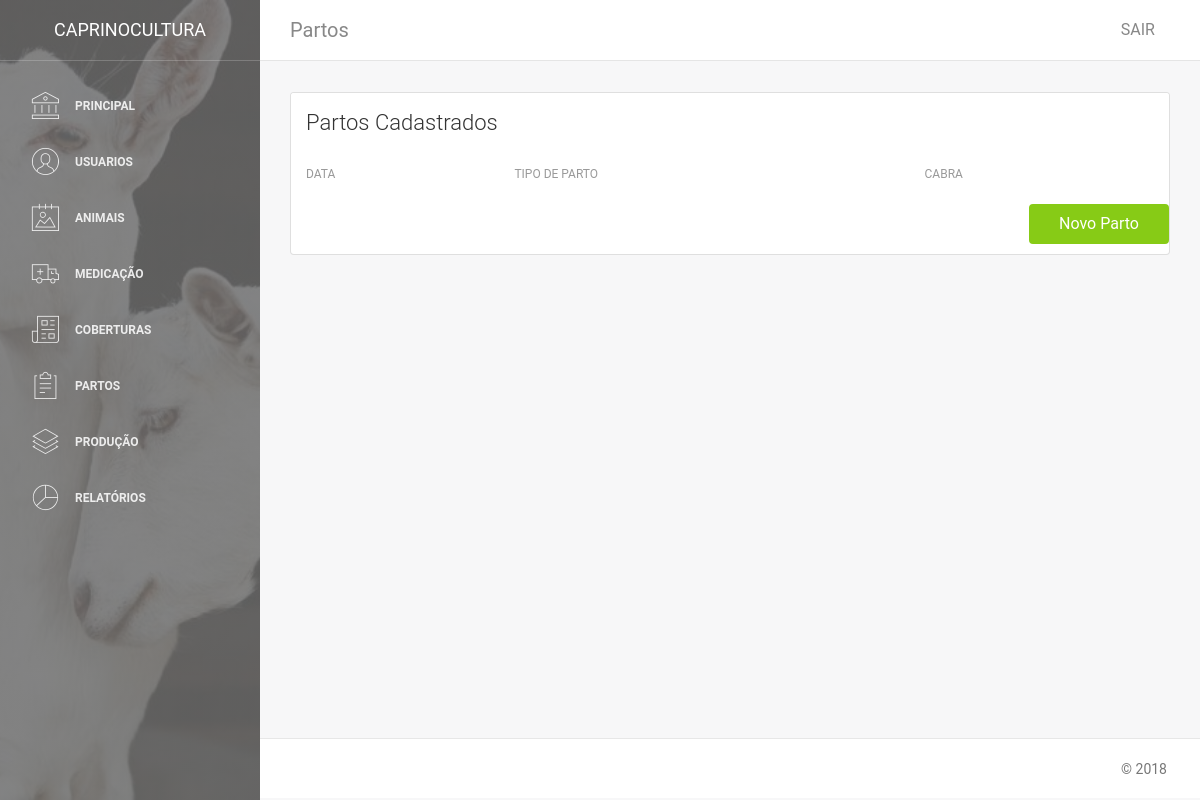
The page /animais/mostra_partos/35 (signed in) on the database as committed earlier.
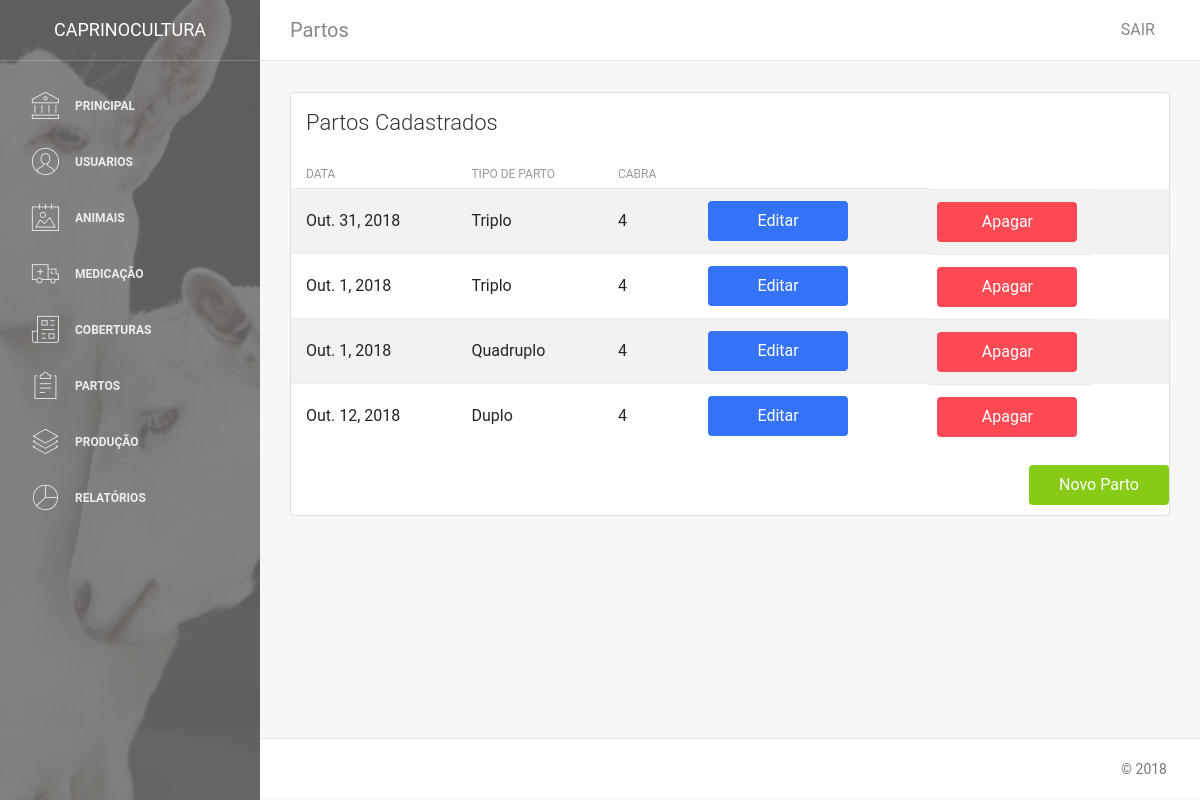
The same page on the database as committed later.
### caprino/animais/models.py (models this page shows)
class Parto(models.Model):
    data_parto = models.DateField(verbose_name='Data')
    parto = models.ForeignKey(TipoParto, verbose_name="Tipo Parto", related_name="Parto", on_delete=models.SET_NULL, null=True)
    vivos_parto = models.IntegerField(verbose_name='Vivos', blank=True, null=True)
    observacao_parto = models.TextField(verbose_name='Observação', blank=True)
    id_cobertura = models.ForeignKey(Cobertura, verbose_name="Cobertura", on_delete=models.SET_NULL, null=True)
    id_cabra = models.ForeignKey(Animal, verbose_name="Animal", on_delete=models.SET_NULL, null=True)
    class Meta:
        verbose_name = 'Parto'

### caprino/animais/views.py (the view)
# urls.py: path('mostra_partos/<int:pk>', views.MostraParto, name='Mostra_Parto'),
@login_required
def MostraParto(request, pk):
    parto = Parto.objects.raw("select * from animais_parto"+
                                " inner join animais_animal on animais_parto.id_cabra_id = animais_animal.id"+
                                " inner join animais_tipoparto on animais_tipoparto.id = animais_parto.parto_id"+
                                " where animais_parto.id_cobertura_id="+str(pk)+
                                " order by animais_parto.id desc;")
    paginator = Paginator(parto, 30)
    page = request.GET.get('page')
    try:
        parto = paginator.page(page)
    except PageNotAnInteger:
        parto = paginator.page(1)
    except EmptyPage:
        parto = paginator.page(paginator.num_pages)
    return render(request, 'parto/mostraParto.html', {'parto': parto, 'id_cobertura': pk})

### templates/parto/mostraParto.html (shortened to what this page needs)
{% extends 'base.html' %}
{% block conteudo %}
<nav class="navbar navbar-expand-lg " color-on-scroll="500">
    <div class=" container-fluid  ">
        <a class="navbar-brand" href="#pablo">Partos </a>
        <div class="collapse navbar-collapse justify-content-end" id="navigation">
            <ul class="nav navbar-nav mr-auto">
                <li class="nav-item">
                    <a href="#" class="nav-link" data-toggle="dropdown">
                    </a>
                </li>
            </ul>
            <ul class="navbar-nav ml-auto">
                <li class="nav-item">
                    <a class="nav-link" href="{% url 'caprino.contas:Sair' %}">
                        <span class="no-icon">SAIR</span>
                    </a>
                </li>
            </ul>
        </div>
    </div>
</nav>
<div class="content">
    <div class="container-fluid">
        <div class="row">
            <div class="col-md-12">
            </div>
        </div>
    </div>
    <div class="container-fluid">
        <div class="row">
            <div class="col-md-12">
                <div class="card strpied-tabled-with-hover">
                    <div class="card-header ">
                        <h4 class="card-title">Partos Cadastrados</h4>
                    </div>
                    <div class="card-body table-full-width table-responsive">
                        <table class="table table-hover table-striped">
                            <thead>
                                <tr>
                                    <th>Data</th>
                                    <th>Tipo de Parto</th>
                                    <th>Cabra</th>
                                </tr>
                            </thead>
                            <tbody>
                                {% for p in parto %}
                                <tr>
                                    <td>{{ p.data_parto }}</td>
                                    <td>{{ p.tipo_parto }}</td>
                                    <td>{{ p.brincos_animal }}</td>
                                    <td><a class="btn btn-primary btn-fill btn-wd" href="{% url 'caprino.animais:Atualiza_Parto' id_parto=p.id id_cob=id_cobertura %}" title="Editar">Editar</a></td>
                                    <td><a class="btn btn-danger btn-fill btn-wd" href="{% url 'caprino.animais:Delete_Parto' p.id %}" title="Apagar">Apagar</a></td>
                                </tr>
                                {% endfor %}
                            </tbody>
                        </table>
                        <a style="float:right;" class="btn btn-success btn-fill btn-wd" href="{% url 'caprino.animais:Novo_Parto' id_cobertura %}" role="button">Novo Parto</a>
                    </div>
                </div>
            </div>
        </div>
    </div>
</div>
{% endblock %}

### templates/base.html (shortened to what this page needs)
{% load static %}
<!DOCTYPE html>
<html lang="en">
<head>
    <link rel="stylesheet" href="https://maxcdn.bootstrapcdn.com/font-awesome/latest/css/font-awesome.min.css" />
    <link href="{% static 'css/bootstrap.min.css' %}" rel="stylesheet" />
    <link href="{% static 'css/light-bootstrap-dashboard.css' %}" rel="stylesheet" />
    <link href="{% static 'css/demo.css' %}" rel="stylesheet" />
</head>
<body>
    <div class="wrapper">
        <div class="sidebar" data-image="{% static 'img/Foto 2.jpg' %}" data-color="black">
            <div class="sidebar-wrapper">
                <div class="logo">
                    <a href="{% url 'caprino.core:home' %}" class="simple-text">
                        Caprinocultura
                    </a>
                </div>
                <ul class="nav">
                    <li class="nav-item">
                        <a class="nav-link" href="{% url 'caprino.core:home' %}">
                            <i class="nc-icon nc-bank"></i>
                            <p>Principal</p>
                        </a>
                    </li>
                    {% if user.is_superuser %}
                    <li>
                        <a class="nav-link" href="{% url 'caprino.contas:Mostra_Usuario' %}">
                            <i class="nc-icon nc-circle-09"></i>
                            <p>Usuarios</p>
                        </a>
                    </li>
                    {% endif %}
                    <li>
                        <a class="nav-link" href="{% url 'caprino.animais:Mostra_Animal' %}">
                            <i class="nc-icon nc-album-2"></i>
                            <p>Animais</p>
                        </a>
                    </li>
                    <li>
                        <a class="nav-link" href="{% url 'caprino.animais:Mostra_Medicacoes' %}">
                            <i class="nc-icon nc-ambulance"></i>
                            <p>Medicação</p>
                        </a>
                    </li>
                    <li>
                        <a class="nav-link" href="{% url 'caprino.animais:Mostra_Coberturas' %}">
                            <i class="nc-icon nc-paper-2"></i>
                            <p>Coberturas</p>
                        </a>
                    </li>
                    <li>
                        <a class="nav-link" href="{% url 'caprino.animais:Coberturas_Partos' %}">
                            <i class="nc-icon nc-notes"></i>
                            <p>Partos</p>
                        </a>
                    </li>
                    <li>
                        <a class="nav-link" href="{% url 'caprino.animais:Lista_Cabras' %}">
                            <i class="nc-icon nc-layers-3"></i>
                            <p>Produção</p>
                        </a>
                    </li>
                    <li>
                        <a class="nav-link" href="{% url 'caprino.relatorios:Categorias'%}">
                            <i class="nc-icon nc-chart-pie-35"></i>
                            <p>Relatórios</p>
                        </a>
                    </li>
                </ul>
            </div>
        </div>
        <div class="main-panel">
            {% block conteudo %}{% endblock %}
            <footer class="footer">
                <div class="container">
                    <nav>
                        <p class="copyright text-center">
                            ©
                        </p>
                    </nav>
                </div>
            </footer>
        </div>
    </div>
</body>
</html>

Rows that differ between the two databases and show on the page:
added Parto: data_parto "Out. 31, 2018", tipo_parto "Triplo", brincos_animal "4"
added Parto: data_parto "Out. 1, 2018", tipo_parto "Triplo", brincos_animal "4"
added Parto: data_parto "Out. 1, 2018", tipo_parto "Quadruplo", brincos_animal "4"
added Parto: data_parto "Out. 12, 2018", tipo_parto "Duplo", brincos_animal "4"
